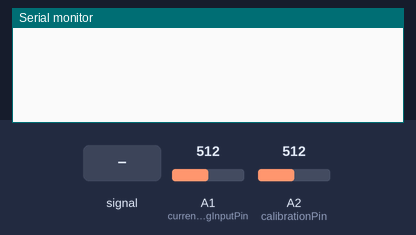
Bench run of a sketch on a simulated Arduino Uno, built with avr-gcc and run on an emulated ATmega328P. Shown: the last lines printed to the serial monitor. Inputs (shaded band) come from the test bench; at power-on: A1 (currentAnalogInputPin) = 512, A2 (calibrationPin) = 512.

Above: at 1.2 s.
1.3 s: A1 (currentAnalogInputPin) fed a 200 Hz sine of ±81 counts around its level
At 3.1 s:
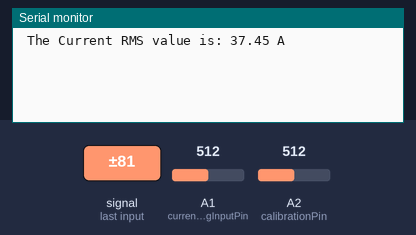
4.3 s: A1 (currentAnalogInputPin) set to 635
At 5.0 s:
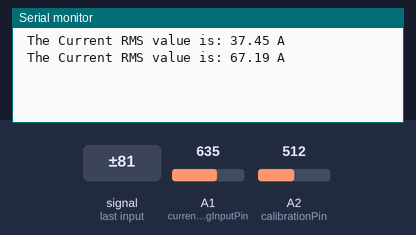
5.8 s: A2 (calibrationPin) set to 635
At 5.8 s:
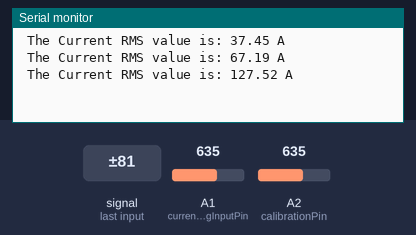
7.3 s: A1 (currentAnalogInputPin) set to 615
At 8.4 s:
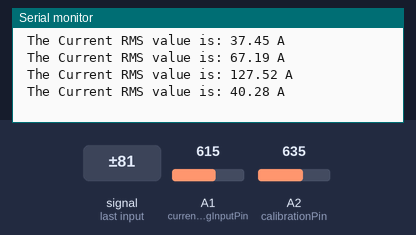
8.8 s: A2 (calibrationPin) set to 716
At 10.5 s:
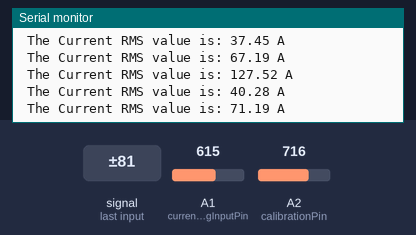
Timing chart, 0 to 11.3 s (numbered marks = the images above; inputs shaded):
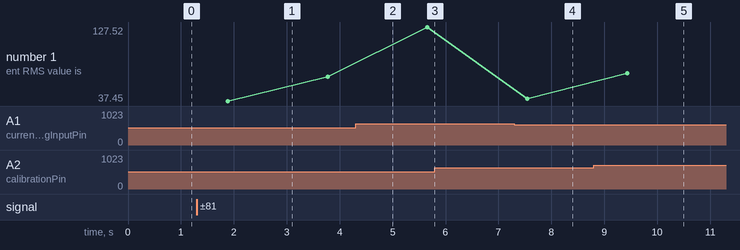

Measured:
- after the input at 1.3 s, the serial monitor: prints a new line after 0.59 s (image 1)
- after the input at 7.3 s, the serial monitor: prints a new line after 0.25 s (image 4)
- after the input at 8.8 s, the serial monitor: prints a new line after 0.63 s (image 5)
- plotted number 1: 67.19 → 127.52 after the input at 4.3 s, 127.52 → 40.28 after the input at 7.3 s, 40.28 → 71.19 after the input at 8.8 s

The sketch:

HSTS016L_Current_transformer.ino
```cpp
// AC & DC Current Sensor with LCD By Solarduino

// Note Summary
// Note :  Safety is very important when dealing with electricity. We take no responsibilities while you do it at your own risk.
// Note :  This AC & DC  Current Sensor Code is for HSTS016L Hall effect split core current transformer use.
// Note :  The value shown in Serial Monitor / LCD Display is refreshed every second and measurement value is the average value of 4000 sample readings for nearly a second.
// Note :  The current measured is the Root Mean Square (RMS) value.
// Note :  The analog value per sample is squared and accumulated for every 4000 samples before being averaged. The averaged value is then getting square-rooted.
// Note :  The unit provides reasonable accuracy and may not be comparable with other expensive branded and commercial product.
// Note :  All credit shall be given to Solarduino.

/*/////////////////////////////////////////////////////////////////////////////////////////////////////////////////////////////////////////////////////////////////////////////////////*/  ////////////*/

/* 0- General */

int decimalPrecision = 2;  // decimal places for all values shown in LED Display & Serial Monitor

/* 1- AC Current Measurement */

int currentAnalogInputPin = A1;  // Which pin to measure Current Value (A0 is reserved for LCD Display Shield Button function)
int calibrationPin = A2;         // Which pin to calibrate offset middle value
float manualOffset = 0.00;       // Key in value to manually offset the initial value
float mVperAmpValue = 4.166667;  // If using "Hall-Effect" Current Transformer, key in value using this formula: mVperAmp = maximum voltage range (in milli volt) / current rating of CT
                                 // For example, a 20A Hall-Effect Current Transformer rated at 20A, 2.5V +/- 0.625V, mVperAmp will be 625 mV / 20A = 31.25mV/A
                                 // For example, a 50A Hall-Effect Current Transformer rated at 50A, 2.5V +/- 0.625V, mVperAmp will be 625 mV / 50A = 12.5 mV/A
float supplyVoltage = 5000;      // Analog input pin maximum supply voltage, Arduino Uno or Mega is 5000mV while Arduino Nano or Node MCU is 3300mV
float offsetSampleRead = 0;      /* to read the value of a sample for offset purpose later */
float currentSampleRead = 0;     /* to read the value of a sample including currentOffset1 value*/
float currentLastSample = 0;     /* to count time for each sample. Technically 1 milli second 1 sample is taken */
float currentSampleSum = 0;      /* accumulation of sample readings */
float currentSampleCount = 0;    /* to count number of sample. */
float currentMean;               /* to calculate the average value from all samples, in analog values*/
float RMSCurrentMean;            /* square roof of currentMean, in analog values */
float FinalRMSCurrent;           /* the final RMS current reading*/

/* 2 - LCD Display  */

#include <LiquidCrystal.h>                /* Load the liquid Crystal Library (by default already built-it with arduino solftware)*/
LiquidCrystal LCD(8, 9, 4, 5, 6, 7);      /* Creating the LiquidCrystal object named LCD. The pin may be varies based on LCD module that you use*/
unsigned long startMicrosLCD;             /* start counting time for LCD Display */
unsigned long currentMicrosLCD;           /* current counting time for LCD Display */
const unsigned long periodLCD = 1000000;  // refresh every X seconds (in seconds) in LED Display. Default 1000000 = 1 second


void setup()

{

  Serial.begin(115200); /* to display readings in Serial Monitor at 9600 baud rates */

 startMicrosLCD = micros(); /* Start counting time for LCD display*/
}

void loop() {
  readCurrent();
}

void readCurrent() /*codes to run again and again */
{

  if (micros() >= currentLastSample + 200) /* every 0.2 milli second taking 1 reading */
  {
    currentSampleRead = analogRead(currentAnalogInputPin) - analogRead(calibrationPin); /* read the sample value including offset value*/
    currentSampleSum = currentSampleSum + sq(currentSampleRead);                        /* accumulate total analog values for each sample readings*/
    currentSampleCount = currentSampleCount + 1;                                        /* to count and move on to the next following count */
    currentLastSample = micros();                                                       /* to reset the time again so that next cycle can start again*/
  }

  if (currentSampleCount == 4000) {
    currentMean = currentSampleSum / currentSampleCount;                                          /* average accumulated analog values*/
    RMSCurrentMean = sqrt(currentMean);                                                           /* square root of the average value*/
    FinalRMSCurrent = (((RMSCurrentMean / 1023) * supplyVoltage) / mVperAmpValue) - manualOffset; /* calculate the final RMS current*/
    if (FinalRMSCurrent <= (625 / mVperAmpValue / 100))                                           /* if the current detected is less than or up to 1%, set current value to 0A*/
    { FinalRMSCurrent = 0; }
    Serial.print(" The Current RMS value is: ");
    Serial.print(FinalRMSCurrent, decimalPrecision);
    Serial.println(" A ");
    currentSampleSum = 0;   /* to reset accumulate sample values for the next cycle */
    currentSampleCount = 0; /* to reset number of sample for the next cycle */
  }
}
```
